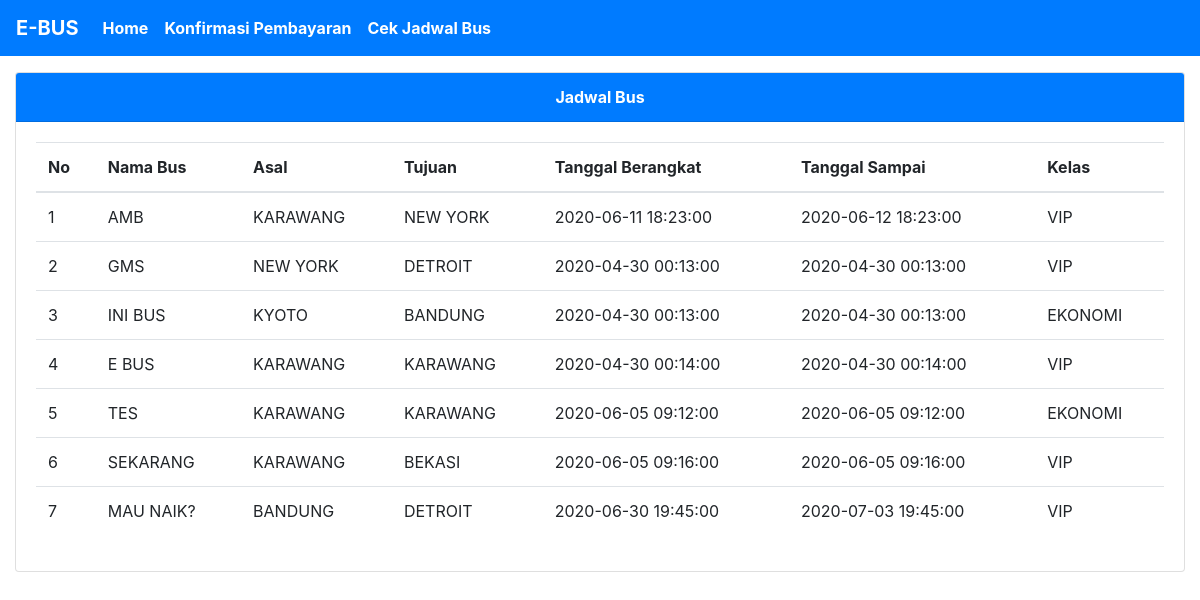
Page /index.php/guest/keHalJadwal on the committed database.
### tables this page shows
CREATE TABLE `jadwal` (
  `id` int(11) NOT NULL,
  `nama_bus` varchar(255) NOT NULL,
  `asal` int(11) NOT NULL,
  `tujuan` int(11) NOT NULL,
  `tgl_berangkat` datetime NOT NULL,
  `tgl_sampai` datetime NOT NULL,
  `kelas` varchar(255) NOT NULL,
  `harga` varchar(255) NOT NULL,
  `status` int(11) NOT NULL
);

CREATE TABLE `terminal` (
  `id` int(255) NOT NULL,
  `lokasi_terminal` varchar(255) NOT NULL
);

### application/controllers/Guest.php (called while the page is built, shortened)
<?php
class Guest extends CI_Controller {
	public function keHalJadwal()
	{
		$data['judul'] = 'Halaman Jadwal';
		$data['jadwal'] = $this->M_Guest->getJadwal()->result();
		$this->load->view('guest/template/header',$data);
		$this->load->view('guest/halaman_jadwal');
		$this->load->view('guest/template/footer');
	}
}

### index.php (called while the page is built, shortened)
<?php
require_once BASEPATH.'core/CodeIgniter.php';

### application/models/M_Guest.php (called while the page is built, shortened)
<?php
class M_Guest extends CI_Model {
	public function getJadwal()
	{
		$this->db->select('jadwal.*, Asal.lokasi_terminal AS ASAL, Tujuan.lokasi_terminal AS TUJUAN ');
		$this->db->from('jadwal');
		$this->db->join('terminal as Asal','jadwal.asal = Asal.id','left');
		$this->db->join('terminal as Tujuan','jadwal.tujuan = Tujuan.id','left');
		return $this->db->get();
	}
}

### application/views/guest/halaman_jadwal.php (the view)
<div class="container-fluid my-3">
    <div class="row">
      <div class="col-md-12">
        <div class="card">
          <div class="card-header bg-primary text-white text-center"><b>Jadwal Bus</b></div>
          <div class="card-body">
            <table class="table table-condensed table-hover">
              <thead>
                <tr>
                  <th>No</th>
                  <th>Nama Bus</th>
                  <th>Asal</th>
                  <th>Tujuan</th>
                  <th>Tanggal Berangkat</th>
                  <th>Tanggal Sampai</th>
                  <th>Kelas</th>
                </tr>
              </thead>
              <tbody>
                <?php $no = 1; ?>
                <?php foreach ($jadwal as $jd): ?>
                <tr>
                  <td><?= $no++  ?></td>
                  <td><?= $jd->nama_bus  ?></td>
                  <td><?= $jd->ASAL  ?></td>
                  <td><?= $jd->TUJUAN  ?></td>
                  <td><?= $jd->tgl_berangkat  ?></td>
                  <td><?= $jd->tgl_sampai  ?></td>
                  <td><?= $jd->kelas  ?></td>
                <?php endforeach ?>
              </tbody>
            </table>
          </div>
        </div>
      </div>

### application/views/guest/template/header.php (shortened to what this page needs)
<!DOCTYPE html>
<html>
<head>
	<link rel="stylesheet" href="<?= base_url('assets/css/bootstrap.min.css') ?>">
	<link rel="stylesheet" href="https://stackpath.bootstrapcdn.com/font-awesome/4.7.0/css/font-awesome.min.css">
</head>
<body  <?php if($this->uri->segment(1) === 'print'): ?>  onload="window.print()" <?php else: endif; ?>  >
	<nav class="navbar navbar-expand-lg navbar-dark bg-primary">
	  <div class="collapse navbar-collapse" id="navbarTogglerDemo01">
	    <a class="navbar-brand" href="#"><b>E-BUS </b></a>
	    <ul class="navbar-nav mr-auto mt-2 mt-lg-0">
	      <li class="nav-item active">
	        <a class="nav-link" href="<?= base_url()?>"><b>Home </b><span class="sr-only">(current)</span></a>
	      </li>
	      <li class="nav-item active">
	        <a class="nav-link" href="<?= base_url('konfirmasi')?>"><b>Konfirmasi Pembayaran</b></a>
	      </li>
	      <li class="nav-item active">
	        <a class="nav-link" href="<?= base_url('jadwal')?>"><b>Cek Jadwal Bus</b></a>
	      </li>
	    </ul>
	  </div>
	</nav>

### application/views/guest/template/footer.php (shortened to what this page needs)
</body>
</html>

### rows in the picture
jadwal: nama_bus "AMB", terminal.lokasi_terminal "KARAWANG", terminal.lokasi_terminal "NEW YORK", tgl_berangkat "2020-06-11 18:23:00", tgl_sampai "2020-06-12 18:23:00", kelas "VIP"
jadwal: nama_bus "GMS", terminal.lokasi_terminal "NEW YORK", terminal.lokasi_terminal "DETROIT", tgl_berangkat "2020-04-30 00:13:00", tgl_sampai "2020-04-30 00:13:00", kelas "VIP"
jadwal: nama_bus "INI BUS", terminal.lokasi_terminal "KYOTO", terminal.lokasi_terminal "BANDUNG", tgl_berangkat "2020-04-30 00:13:00", tgl_sampai "2020-04-30 00:13:00", kelas "EKONOMI"
jadwal: nama_bus "E BUS", terminal.lokasi_terminal "KARAWANG", tgl_berangkat "2020-04-30 00:14:00", tgl_sampai "2020-04-30 00:14:00", kelas "VIP"
jadwal: nama_bus "TES", terminal.lokasi_terminal "KARAWANG", tgl_berangkat "2020-06-05 09:12:00", tgl_sampai "2020-06-05 09:12:00", kelas "EKONOMI"
jadwal: nama_bus "SEKARANG", terminal.lokasi_terminal "KARAWANG", terminal.lokasi_terminal "BEKASI", tgl_berangkat "2020-06-05 09:16:00", tgl_sampai "2020-06-05 09:16:00", kelas "VIP"
jadwal: nama_bus "MAU NAIK?", terminal.lokasi_terminal "BANDUNG", terminal.lokasi_terminal "DETROIT", tgl_berangkat "2020-06-30 19:45:00", tgl_sampai "2020-07-03 19:45:00", kelas "VIP"
